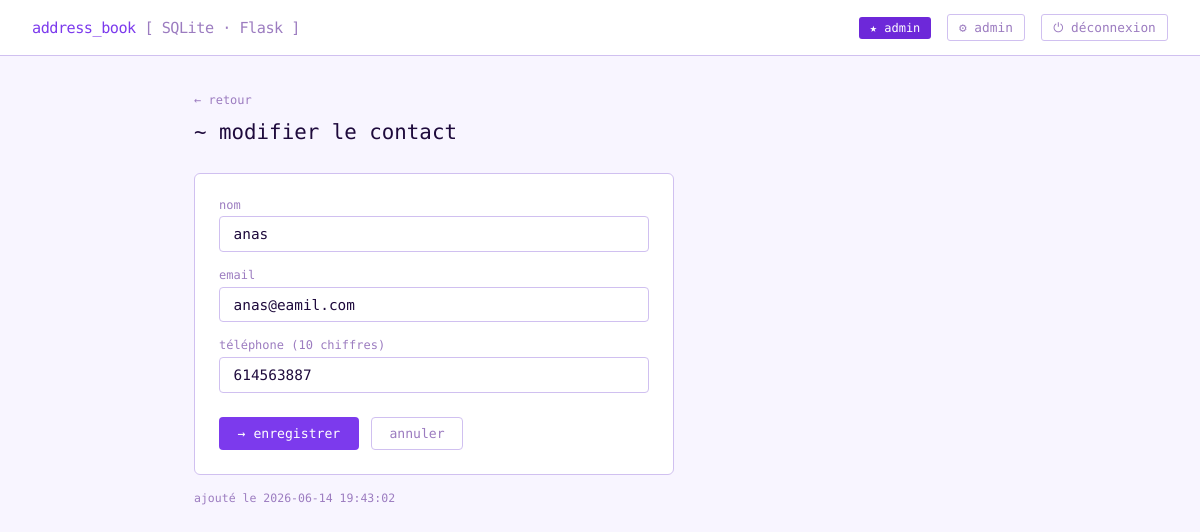
/contacts/edit/3 (signed in), run on the app's committed database.
### tables this page shows
CREATE TABLE contacts (
                id          INTEGER PRIMARY KEY AUTOINCREMENT,
                nom         TEXT    NOT NULL,
                email       TEXT    NOT NULL UNIQUE,
                telephone   TEXT    NOT NULL UNIQUE,
                date_ajout  TEXT    NOT NULL
            );

### web app/app.py (the view, shortened to what this page needs)
@app.route("/contacts/edit/<int:contact_id>", methods=["GET", "POST"])
@login_required
def edit_contact(contact_id):
    with get_db() as conn:
        contact = conn.execute(
            "SELECT * FROM contacts WHERE id = ?", (contact_id,)
        ).fetchone()
    if not contact:
        flash("Contact introuvable.", "error")
        return redirect(url_for("index"))
    contact = dict(contact)
    return render_template("form.html", mode="edit", errors=[],
                           contact=contact,
                           nom=contact["nom"], email=contact["email"],
                           telephone=contact["telephone"],
                           user=session["user"])

### web app/app.py (called while the page is built)
@contextmanager
def get_db():
    conn = sqlite3.connect(DB_PATH)
    conn.row_factory = sqlite3.Row
    conn.execute("PRAGMA foreign_keys = ON")
    try:
        yield conn
        conn.commit()
    except Exception:
        conn.rollback()
        raise
    finally:
        conn.close()

def login_required(f):
    @wraps(f)
    def decorated(*args, **kwargs):
        if "user" not in session:
            return redirect(url_for("login"))
        return f(*args, **kwargs)
    return decorated

### web app/templates/form.html (shortened to what this page needs)
{% extends "base.html" %}
{% block content %}
<div class="form-wrap">
  <div class="form-header">
    <a href="{{ url_for('index') }}" class="back">← retour</a>
    <h1>{% if mode == 'edit' %}~ modifier le contact{% else %}+ nouveau contact{% endif %}</h1>
  </div>
  <div class="card">
    <form method="POST">
      <div class="field">
        <label>nom</label>
        <input type="text" name="nom" value="{{ nom }}" autofocus required />
      </div>
      <div class="field">
        <label>email</label>
        <input type="email" name="email" value="{{ email }}" required />
      </div>
      <div class="field">
        <label>téléphone (10 chiffres)</label>
        <input type="text" name="telephone" value="{{ telephone }}" maxlength="10" required />
      </div>
      <div class="form-actions">
        <button type="submit" class="btn btn-primary">
          {% if mode == 'edit' %}→ enregistrer{% else %}→ ajouter{% endif %}
        </button>
        <a href="{{ url_for('index') }}" class="btn btn-muted">annuler</a>
      </div>
    </form>
  </div>
  {% if mode == 'edit' and contact %}
    <div style="margin-top:1rem; font-family:var(--mono); font-size:.72rem; color:var(--muted);">
      ajouté le {{ contact.date_ajout }}
    </div>
  {% endif %}
</div>
{% endblock %}

### data on the page
contacts: nom "anas", email "anas@eamil.com", telephone "614563887", date_ajout "2026-06-14 19:43:02"

### other printed values
{{ session.get('user', '') }} "admin"
